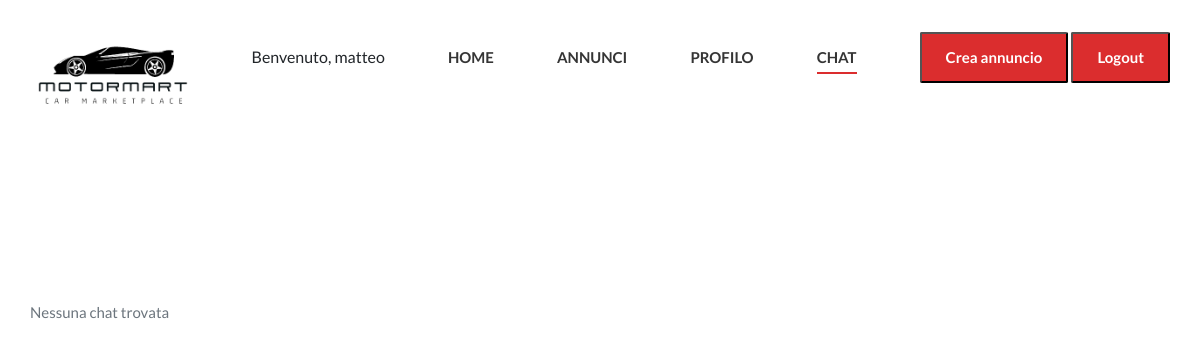
The app's page /chat/chat_list (signed in), older data.
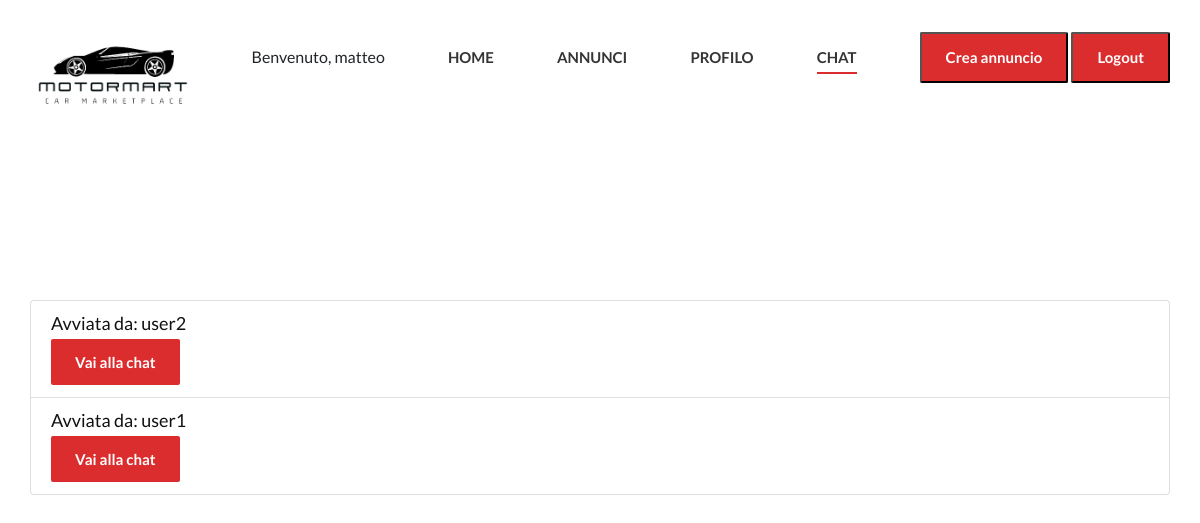
The same page, newer data.
### chat/models.py (models this page shows)
class Chat(models.Model):
    utente1 = models.ForeignKey(User, on_delete=models.CASCADE, related_name="utente1")
    utente2 = models.ForeignKey(User, on_delete=models.CASCADE, related_name="utente2")
    class Meta:
        unique_together = ['utente1', 'utente2']

### chat/views.py (the view)
# urls.py: path('chat_list', views.chat_list, name='chat_list'),
@login_required
def chat_list(request):
    chats = Chat.objects.filter(Q(utente1=request.user) | Q(utente2=request.user))
    return render(request, 'chat/chat_list.html', {'chats': chats})

### chat/templates/chat/chat_list.html (shortened to what this page needs)
<!DOCTYPE html>
<html lang="zxx">
{% load static %}
<head>
    <link rel="stylesheet" href='{% static "./css/bootstrap.min.css" %}' type="text/css">
    <link rel="stylesheet" href='{% static "./css/elegant-icons.css" %}' type="text/css">
    <link rel="stylesheet" href='{% static "./css/nice-select.css" %}' type="text/css">
    <link rel="stylesheet" href='{% static "./css/magnific-popup.css" %}' type="text/css">
    <link rel="stylesheet" href='{% static "./css/jquery-ui.min.css" %}' type="text/css">
    <link rel="stylesheet" href='{% static "./css/owl.carousel.min.css" %}' type="text/css">
    <link rel="stylesheet" href='{% static "./css/slicknav.min.css" %}' type="text/css">
    <link rel="stylesheet" href='{% static "./css/style.css" %}' type="text/css">
</head>
<body>
    <header class="header">
        <div class="container">
            <div class="row">
                <div class="col-lg-2">
                    <div class="header__logo">
                        <a href="{% url 'home' %}"><img src="{% static "./img/logo-new.png" %}" alt=""></a>
                    </div>
                </div>
                <div class="col-lg-10">
                    <div class="header__nav">
                        <nav class="header__menu">
                            <ul>
                                {% if user.is_authenticated %}
                                    <li>Benvenuto, {{ user.username }}</li>
                                {% endif %}
                                <li><a href="{% url 'home' %}">Home</a></li>
                                <li><a href="{% url 'annunci:annunci_list' %}">Annunci</a></li>
                                <li><a href="{% url 'profile' %}">Profilo</a></li>
                                <li class="active"><a href="{% url 'chat:chat_list' %}">Chat</a></li>
                            </ul>
                        </nav>
                        {% if user.is_authenticated %}
                            <div class="header__nav__widget">
                                <form method="get" action="{% url 'annunci:create' %}">
                                    <button class="primary-btn">Crea annuncio</button>
                                </form>
                            </div>
                            <div class="header__nav__widget">
                                <form id="logout-form" method="post" action="{% url 'logout' %}">
                                    <button class="primary-btn">Logout</button>
                                </form>
                            </div>
                        {% else %}
                            <div class="header__nav__widget">
                                <a href="{% url 'login' %}" class="primary-btn">Login</a>
                                <a href="{% url 'register' %}" class="primary-btn">Registrazione</a>
                            </div>
                        {% endif %}
                    </div>
                </div>
            </div>
        </div>
    </header>
<section class="car spad">
    <div class="container mt-5">
        <div class="list-group">
            {% for chat in chats %}
                <div class="list-group-item">
                    <h5 class="mb-1">
                        {% if chat.utente1 == request.user %}
                            Avviata verso: {{ chat.utente2.username }}
                        {% else %}
                            Avviata da: {{ chat.utente1.username }}
                        {% endif %}
                    </h5>
                    <a href="{% url 'chat:chat_view' chat.id %}" class="primary-btn">Vai alla chat</a>
                </div>
            {% empty %}
                <p class="text-muted">Nessuna chat trovata</p>
            {% endfor %}
        </div>
    </div>
</section>
</body>
</html>

Row changes from the older to the newer data that the page shows:
added Chat: utente1.username "user2"
added Chat: utente1.username "user1"
Text that changed along with them:
text no longer shown: "Nessuna chat trovata"
